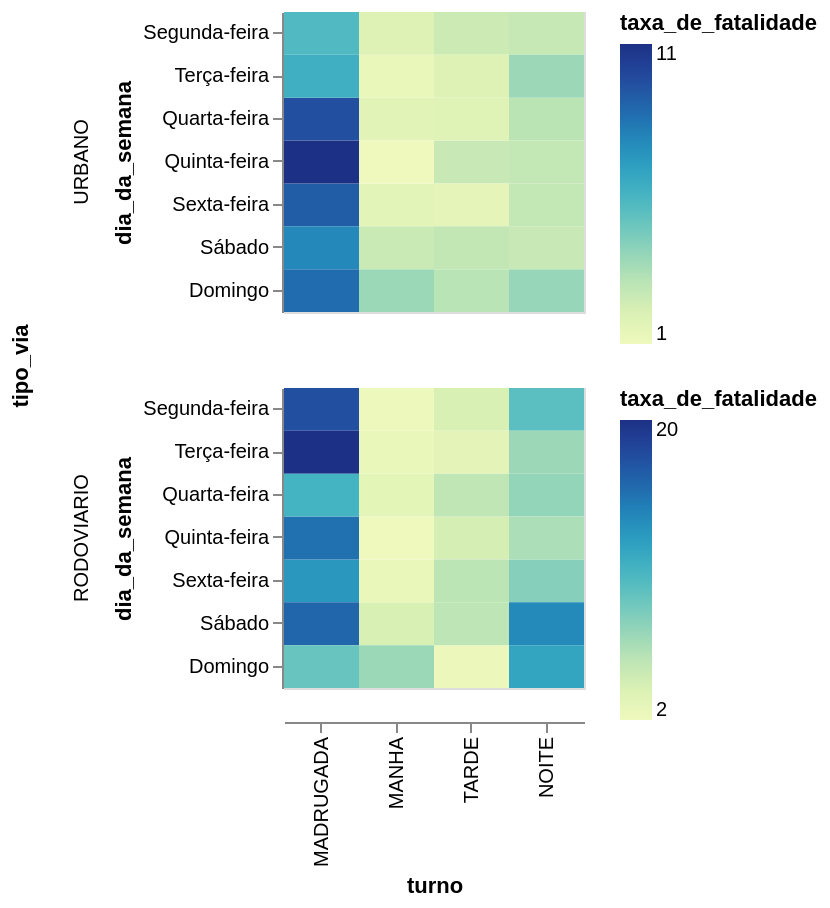

The cell this chart's notebook holds for it:
### Code cell
df_sinistros \
    .with_columns((pl.when(pl.col('sinistro_fatal') == 'SIM').then(1).otherwise(0)).alias('acidente_fatal')) \
    .group_by('dia_da_semana', 'turno', 'tipo_via') \
    .agg(
        (pl.sum('acidente_fatal') *100 / pl.count('acidente_fatal')).alias('taxa_de_fatalidade')
    ) \
    .plot.rect(x='turno', color='taxa_de_fatalidade', y='dia_da_semana', row='tipo_via').properties(height=150, width=150) \
        .resolve_scale(color='independent')

### Figure 1 — Vega-Lite specification as saved in the notebook (floating-point values rounded to 4 significant figures)
{"config": {"view": {"continuousWidth": 300, "continuousHeight": 300}}, "data": {"name": "data-9faf63f4159f94d4e0f98c94ad5ef95a"}, "mark": {"type": "rect", "tooltip": true}, "encoding": {"color": {"field": "taxa_de_fatalidade", "type": "quantitative"}, "row": {"field": "tipo_via", "sort": ["URBANO", "RODOVIARIO"], "type": "ordinal"}, "x": {"field": "turno", "sort": ["MADRUGADA", "MANHA", "TARDE", "NOITE"], "type": "ordinal"}, "y": {"field": "dia_da_semana", "sort": ["Segunda-feira", "Terça-feira", "Quarta-feira", "Quinta-feira", "Sexta-feira", "Sábado", "Domingo"], "type": "ordinal"}}, "height": 150, "params": [{"name": "param_1e9efca18e7a2868", "select": {"type": "interval", "encodings": ["x", "y"]}, "bind": "scales"}], "resolve": {"scale": {"color": "independent"}}, "width": 150, "$schema": "https://vega.github.io/schema/vega-lite/v6.4.1.json", "datasets": {"data-9faf63f4159f94d4e0f98c94ad5ef95a": [{"dia_da_semana": "Sexta-feira", "turno": "NOITE", "tipo_via": "RODOVIARIO", "taxa_de_fatalidade": 8.333}, {"dia_da_semana": "Segunda-feira", "turno": "NOITE", "tipo_via": "RODOVIARIO", "taxa_de_fatalidade": 10.2}, {"dia_da_semana": "Domingo", "turno": "TARDE", "tipo_via": "URBANO", "taxa_de_fatalidade": 3.503}, {"dia_da_semana": "Terça-feira", "turno": "MANHA", "tipo_via": "URBANO", "taxa_de_fatalidade": 1.77}, {"dia_da_semana": "Sexta-feira", "turno": "MADRUGADA", "tipo_via": "URBANO", "taxa_de_fatalidade": 9.392}, {"dia_da_semana": "Quinta-feira", "turno": "MANHA", "tipo_via": "RODOVIARIO", "taxa_de_fatalidade": 2.353}, {"dia_da_semana": "Sexta-feira", "turno": "MADRUGADA", "tipo_via": "RODOVIARIO", "taxa_de_fatalidade": 13.51}, {"dia_da_semana": "Domingo", "turno": "MANHA", "tipo_via": "URBANO", "taxa_de_fatalidade": 4.208}, {"dia_da_semana": "Domingo", "turno": "MADRUGADA", "tipo_via": "URBANO", "taxa_de_fatalidade": 8.898}, {"dia_da_semana": "Quinta-feira", "turno": "MADRUGADA", "tipo_via": "RODOVIARIO", "taxa_de_fatalidade": 15.83}, {"dia_da_semana": "Domingo", "turno": "TARDE", "tipo_via": "RODOVIARIO", "taxa_de_fatalidade": 2.747}, {"dia_da_semana": "Sábado", "turno": "MADRUGADA", "tipo_via": "RODOVIARIO", "taxa_de_fatalidade": 16.48}, {"dia_da_semana": "Quinta-feira", "turno": "MADRUGADA", "tipo_via": "URBANO", "taxa_de_fatalidade": 11.11}, {"dia_da_semana": "Sábado", "turno": "MANHA", "tipo_via": "URBANO", "taxa_de_fatalidade": 3.04}, {"dia_da_semana": "Terça-feira", "turno": "MANHA", "tipo_via": "RODOVIARIO", "taxa_de_fatalidade": 2.902}, {"dia_da_semana": "Domingo", "turno": "NOITE", "tipo_via": "URBANO", "taxa_de_fatalidade": 4.304}, {"dia_da_semana": "Segunda-feira", "turno": "MADRUGADA", "tipo_via": "RODOVIARIO", "taxa_de_fatalidade": 17.91}, {"dia_da_semana": "Segunda-feira", "turno": "TARDE", "tipo_via": "RODOVIARIO", "taxa_de_fatalidade": 4.24}, {"dia_da_semana": "Quarta-feira", "turno": "NOITE", "tipo_via": "RODOVIARIO", "taxa_de_fatalidade": 7.77}, {"dia_da_semana": "Segunda-feira", "turno": "TARDE", "tipo_via": "URBANO", "taxa_de_fatalidade": 2.922}, {"dia_da_semana": "Segunda-feira", "turno": "NOITE", "tipo_via": "URBANO", "taxa_de_fatalidade": 3.175}, {"dia_da_semana": "Quinta-feira", "turno": "TARDE", "tipo_via": "RODOVIARIO", "taxa_de_fatalidade": 4.528}, {"dia_da_semana": "Quarta-feira", "turno": "NOITE", "tipo_via": "URBANO", "taxa_de_fatalidade": 3.453}, {"dia_da_semana": "Quinta-feira", "turno": "TARDE", "tipo_via": "URBANO", "taxa_de_fatalidade": 3.06}, {"dia_da_semana": "Sábado", "turno": "TARDE", "tipo_via": "RODOVIARIO", "taxa_de_fatalidade": 5.882}, {"dia_da_semana": "Terça-feira", "turno": "NOITE", "tipo_via": "RODOVIARIO", "taxa_de_fatalidade": 7.358}, {"dia_da_semana": "Sexta-feira", "turno": "TARDE", "tipo_via": "URBANO", "taxa_de_fatalidade": 1.959}, {"dia_da_semana": "Segunda-feira", "turno": "MANHA", "tipo_via": "URBANO", "taxa_de_fatalidade": 2.296}, {"dia_da_semana": "Sábado", "turno": "NOITE", "tipo_via": "URBANO", "taxa_de_fatalidade": 3.07}, {"dia_da_semana": "Segunda-feira", "turno": "MADRUGADA", "tipo_via": "URBANO", "taxa_de_fatalidade": 5.991}, {"dia_da_semana": "Terça-feira", "turno": "TARDE", "tipo_via": "RODOVIARIO", "taxa_de_fatalidade": 3.378}, {"dia_da_semana": "Domingo", "turno": "MADRUGADA", "tipo_via": "RODOVIARIO", "taxa_de_fatalidade": 9.565}, {"dia_da_semana": "Sábado", "turno": "MANHA", "tipo_via": "RODOVIARIO", "taxa_de_fatalidade": 4.331}, {"dia_da_semana": "Terça-feira", "turno": "TARDE", "tipo_via": "URBANO", "taxa_de_fatalidade": 2.326}, {"dia_da_semana": "Domingo", "turno": "NOITE", "tipo_via": "RODOVIARIO", "taxa_de_fatalidade": 12.54}, {"dia_da_semana": "Terça-feira", "turno": "NOITE", "tipo_via": "URBANO", "taxa_de_fatalidade": 4.192}, {"dia_da_semana": "Segunda-feira", "turno": "MANHA", "tipo_via": "RODOVIARIO", "taxa_de_fatalidade": 2.559}, {"dia_da_semana": "Quarta-feira", "turno": "MADRUGADA", "tipo_via": "URBANO", "taxa_de_fatalidade": 9.859}, {"dia_da_semana": "Terça-feira", "turno": "MADRUGADA", "tipo_via": "RODOVIARIO", "taxa_de_fatalidade": 20.24}, {"dia_da_semana": "Quarta-feira", "turno": "MANHA", "tipo_via": "URBANO", "taxa_de_fatalidade": 2.155}, {"dia_da_semana": "Quarta-feira", "turno": "TARDE", "tipo_via": "URBANO", "taxa_de_fatalidade": 2.209}, {"dia_da_semana": "Sexta-feira", "turno": "MANHA", "tipo_via": "URBANO", "taxa_de_fatalidade": 2.073}, {"dia_da_semana": "Quarta-feira", "turno": "TARDE", "tipo_via": "RODOVIARIO", "taxa_de_fatalidade": 5.755}, {"dia_da_semana": "Terça-feira", "turno": "MADRUGADA", "tipo_via": "URBANO", "taxa_de_fatalidade": 6.504}, {"dia_da_semana": "Sábado", "turno": "NOITE", "tipo_via": "RODOVIARIO", "taxa_de_fatalidade": 14.33}, {"dia_da_semana": "Domingo", "turno": "MANHA", "tipo_via": "RODOVIARIO", "taxa_de_fatalidade": 7.429}, {"dia_da_semana": "Quinta-feira", "turno": "NOITE", "tipo_via": "RODOVIARIO", "taxa_de_fatalidade": 6.667}, {"dia_da_semana": "Sábado", "turno": "TARDE", "tipo_via": "URBANO", "taxa_de_fatalidade": 3.249}, {"dia_da_semana": "Sexta-feira", "turno": "NOITE", "tipo_via": "URBANO", "taxa_de_fatalidade": 3.226}, {"dia_da_semana": "Quarta-feira", "turno": "MANHA", "tipo_via": "RODOVIARIO", "taxa_de_fatalidade": 3.316}, {"dia_da_semana": "Sexta-feira", "turno": "TARDE", "tipo_via": "RODOVIARIO", "taxa_de_fatalidade": 5.97}, {"dia_da_semana": "Quarta-feira", "turno": "MADRUGADA", "tipo_via": "RODOVIARIO", "taxa_de_fatalidade": 11.34}, {"dia_da_semana": "Quinta-feira", "turno": "NOITE", "tipo_via": "URBANO", "taxa_de_fatalidade": 3.221}, {"dia_da_semana": "Sábado", "turno": "MADRUGADA", "tipo_via": "URBANO", "taxa_de_fatalidade": 7.977}, {"dia_da_semana": "Sexta-feira", "turno": "MANHA", "tipo_via": "RODOVIARIO", "taxa_de_fatalidade": 2.83}, {"dia_da_semana": "Quinta-feira", "turno": "MANHA", "tipo_via": "URBANO", "taxa_de_fatalidade": 1.493}]}}
